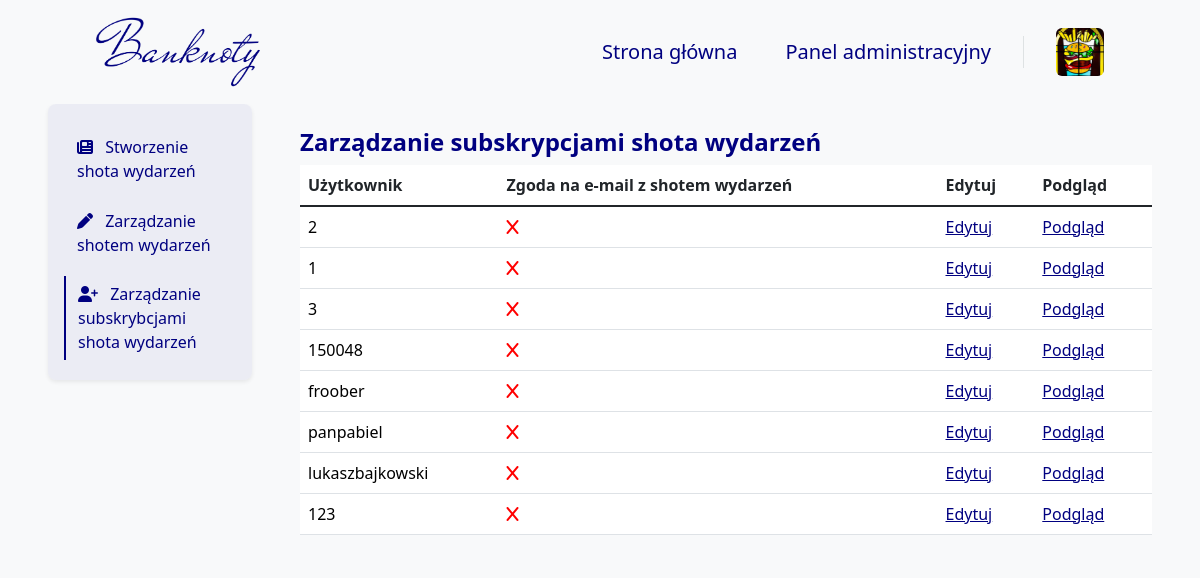
The page /replay_news/user/AdminPanel (signed in) on the database as committed earlier.
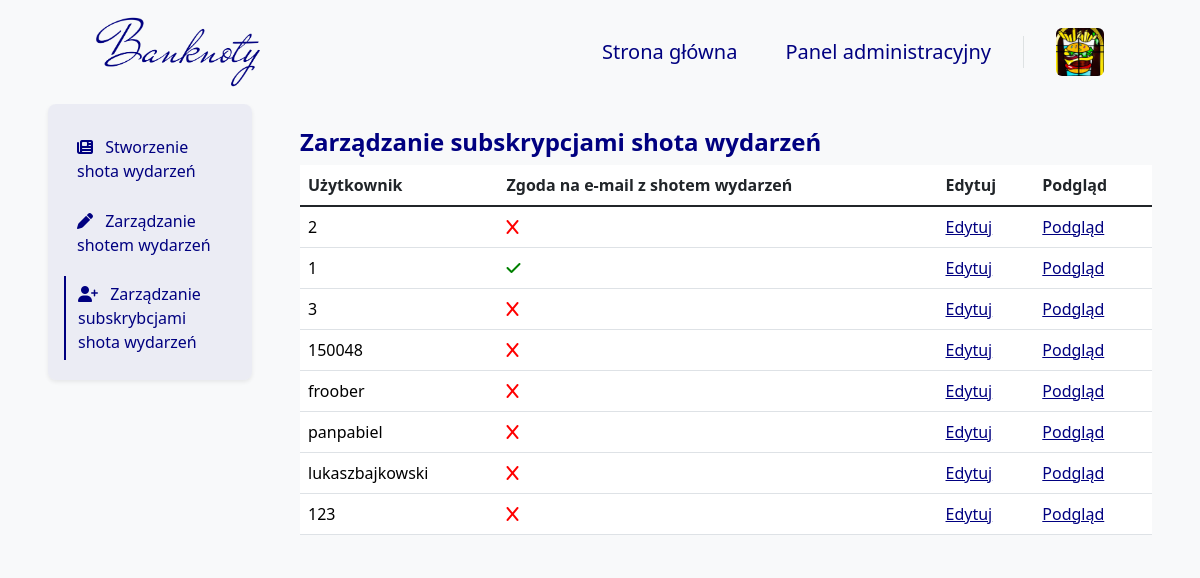
The same page on the database as committed later.
### blog/models.py (models this page shows, shortened)
class User(models.Model):
    GENDER_CHOICES = (
        ('M', 'Mężczyzna'),
        ('K', 'Kobieta'),
        ('I', 'Inna'),
    )
    user = models.OneToOneField(
        User,
        on_delete=models.CASCADE,
        verbose_name="Użytkownik")
    bio = models.TextField(
        null=False,
        blank=True,
        validators=[validate_bio],
        verbose_name="Bio",
        help_text="Krótka informacja o użytkowniku, maksymalnie 512 znaków.")
    profile_pic = models.ImageField(
        null=False,
        blank=False,
        default="images/profile/1.png",
        upload_to="images/user/",
        verbose_name="Zdjęcie profilowe")
    phone_number = PhoneNumberField(
        region='PL',
        null=True,
        blank=True,
        unique=True,
        verbose_name="Numer telefonu")
    gender = models.CharField(
        choices=GENDER_CHOICES,
        null=False,
        blank=False,
        default='Mężczyzna',
        verbose_name="Płeć",
        max_length=6)
    newsletter = models.BooleanField(
        default=False,
        verbose_name="Biuletyn")
    miss_news = models.BooleanField(
        default=False,
        verbose_name="Pominięte artykuły")
    meetups_news = models.BooleanField(
        default=True,
        verbose_name="Spotkania i wydarzenia")
    opportunities_news = models.BooleanField(
        default=False,
        verbose_name="Okazje z rynku aukcyjnego")
    company_news = models.BooleanField(
        default=True,
        verbose_name="Wiadomości od Banknoty")
    replay_news = models.BooleanField(
        default=False,
        verbose_name="Shot wydzarzeń na Banknoty")
    development_news = models.BooleanField(
        default=False,
        verbose_name="Informacje o rozwoju i zmianach na Banknoty")
    opened_posts = models.ManyToManyField(
        Blog,
        blank=True,
        related_name='opened_by_users',
        verbose_name="Otwarte posty"
    )
    can_be_author = models.BooleanField(
        default=False,
        verbose_name="Czy może być autorem",
        help_text='Czy wniosek na autora został rozpatrzony pozytywnie.')
    def __init__(self, *args, temp=65, **kwargs):
        self.temp = temp
        return super().__init__(*args, **kwargs)
    def is_profile_pic(self):
        if self.profile_pic == "images/profile/1.png":
            return False
        else:
            return True
    is_profile_pic.boolean = True
    is_profile_pic.short_description = 'Zdjęcie profilowe'
    def is_bio(self):
        if self.bio:
            return True
        else:
            return False
    is_bio.boolean = True
    is_bio.short_description = 'Bio'
    def is_phone_number(self):
        if self.phone_number:
            return True
        else:
            return False
    is_phone_number.boolean = True
    is_phone_number.short_description = 'Phone number'
    def is_newsletter(self):
        if self.newsletter:
            return True
        else:
            return False
    is_newsletter.boolean = True
    is_newsletter.short_description = 'Newsletter'

### blog/views_admin/newsletter/replay_news/replay_news_views.py (the view)
# urls.py: path('replay_news/user/AdminPanel', replay_news_user_manage_admin_panel_view,
@superuser_required
def replay_news_user_manage_admin_panel_view(request):
    users = DjangoUser.objects.all().order_by('user__id')
    context = get_paginated_context(request, users, 10)
    return render(
        request,
        'AdminTemplates/Newsletter/ReplayNews/ReplayNewsUserManageAdmin.html',
        context
    )

### blog/views.py (called while the page is built)
def get_paginated_context(request, queryset, items_per_page=10):
    paginator = Paginator(queryset, items_per_page)
    page_number = request.GET.get('page')
    page_obj = paginator.get_page(page_number)
    context = {
        'page_obj': page_obj,
    }
    return context

### templates/AdminTemplates/Newsletter/ReplayNews/ReplayNewsUserManageAdmin.html (shortened to what this page needs)
{% extends 'base.html' %}
{% block navbar %}
    {% include 'Navbar/NavbarAdmin.html' %}
{% endblock %}
{% block content %}
    <div class="container-fluid">
        <div class="row">
            <div class="col-12 col-lg-3 px-5 px-lg-5 mx-auto bg-body-tertiary">
                {% include 'AdminTemplates/Newsletter/ReplayNews/Elements/Navigation.html' %}
            </div>
            <div class="col-12 col-lg-9 px-5 px-lg-0 pe-lg-5 pt-4 pt-lg-3 mx-auto bg-body-tertiary mt-2">
                <h4 class="mb-0 pb-2 fw-bold text-navy">
                    Zarządzanie subskrypcjami shota wydarzeń
                </h4>
                {% include 'AdminTemplates/Newsletter/ReplayNews/Elements/Table/ReplayNewsUser.html' %}
            </div>
        </div>
    </div>
{% endblock %}

### templates/AdminTemplates/Newsletter/ReplayNews/Elements/Table/ReplayNewsUser.html
<table class="table table-hover">
    <thead>
    <tr>
        <th scope="col">Użytkownik</th>
        <th scope="col">Zgoda na e-mail z shotem wydarzeń</th>
        <th scope="col">Edytuj</th>
        <th scope="col">Podgląd</th>
    </tr>
    </thead>
    <tbody class="table-group-divider">
    {% for user in page_obj %}
        <tr>
            <td>
                <a class="admin_panel_link"
                   href="{% url 'replay_news_user_detail_admin_panel' user.pk %}">
                    {{ user.user }}
                </a>
            </td>
            <td>
                <a class="admin_panel_link"
                   href="{% url 'replay_news_user_detail_admin_panel' user.pk %}">
                    {% if user.replay_news %}
                        <i class="fa-solid fa-check"></i>
                    {% else %}
                        <i class="fa-solid fa-x"></i>
                    {% endif %}
                </a>
            </td>
            <td>
                <a class="admin_panel_edit_link"
                   href="{% url 'replay_news_user_edit_admin_panel' user.pk %}">
                    Edytuj
                </a>
            </td>
            <td>
                <a class="admin_panel_edit_link"
                   href="{% url 'replay_news_user_detail_admin_panel' user.pk %}">
                    Podgląd
                </a>
            </td>
        </tr>
    {% endfor %}
    </tbody>
</table>

Rows that differ between the two databases and show on the page:
changed User (number 2 of 8 on the later page): replay_news False → True (drawn)
